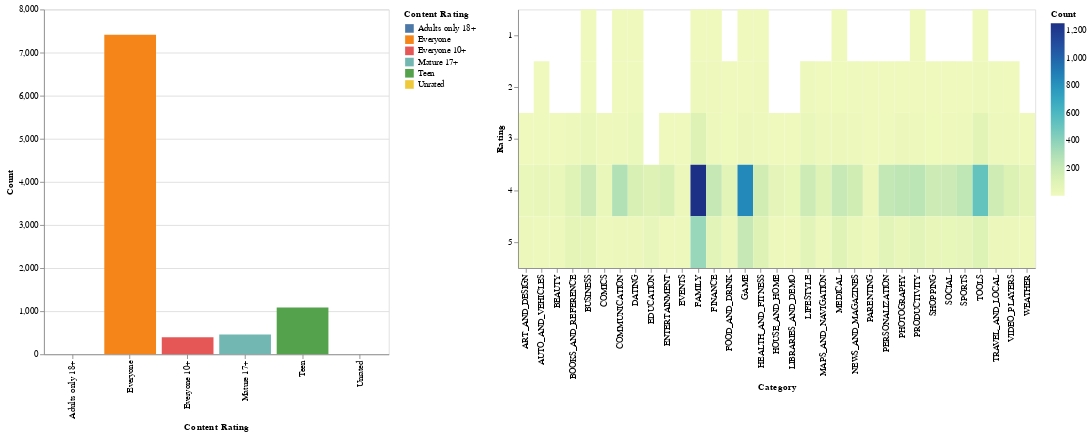

Notebook code for this chart:
### Markdown cell above
### Combinar ambos gráficos

### Code cell
chart | heatmap

### Figure 1 — Vega-Lite specification as saved in the notebook (floating-point values rounded to 4 significant figures; data arrays with more than 128 entries replaced by an {"elided": "..."} marker saying what was removed)
{"config": {"view": {"continuousWidth": 300, "continuousHeight": 300}}, "hconcat": [{"data": {"name": "data-4a0ab6f439547b238957f2b13b8f7572"}, "mark": {"type": "bar"}, "encoding": {"color": {"field": "Content Rating", "type": "nominal"}, "x": {"field": "Content Rating", "type": "nominal"}, "y": {"field": "Count", "type": "quantitative"}}, "height": 400, "width": 400}, {"data": {"name": "data-822ef811b06e8cd1793403654191d67d"}, "mark": {"type": "rect"}, "encoding": {"color": {"field": "Count", "type": "quantitative"}, "x": {"field": "Category", "type": "ordinal"}, "y": {"field": "Rating", "type": "ordinal"}}, "height": 300, "width": 600}], "$schema": "https://vega.github.io/schema/vega-lite/v5.17.0.json", "datasets": {"data-4a0ab6f439547b238957f2b13b8f7572": [{"Content Rating": "Everyone", "Count": 7414}, {"Content Rating": "Teen", "Count": 1084}, {"Content Rating": "Mature 17+", "Count": 461}, {"Content Rating": "Everyone 10+", "Count": 397}, {"Content Rating": "Adults only 18+", "Count": 3}, {"Content Rating": "Unrated", "Count": 1}], "data-822ef811b06e8cd1793403654191d67d": {"elided": "131 records"}}}
